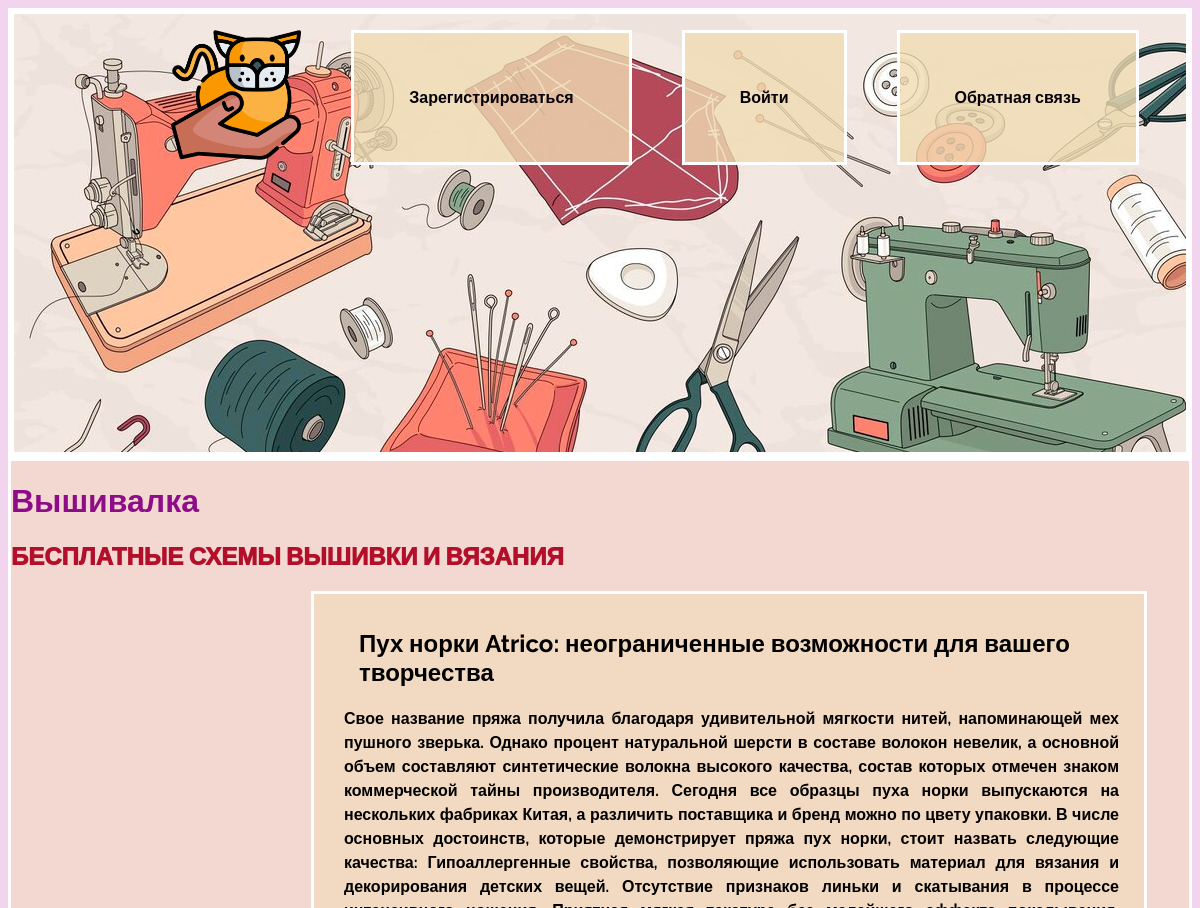
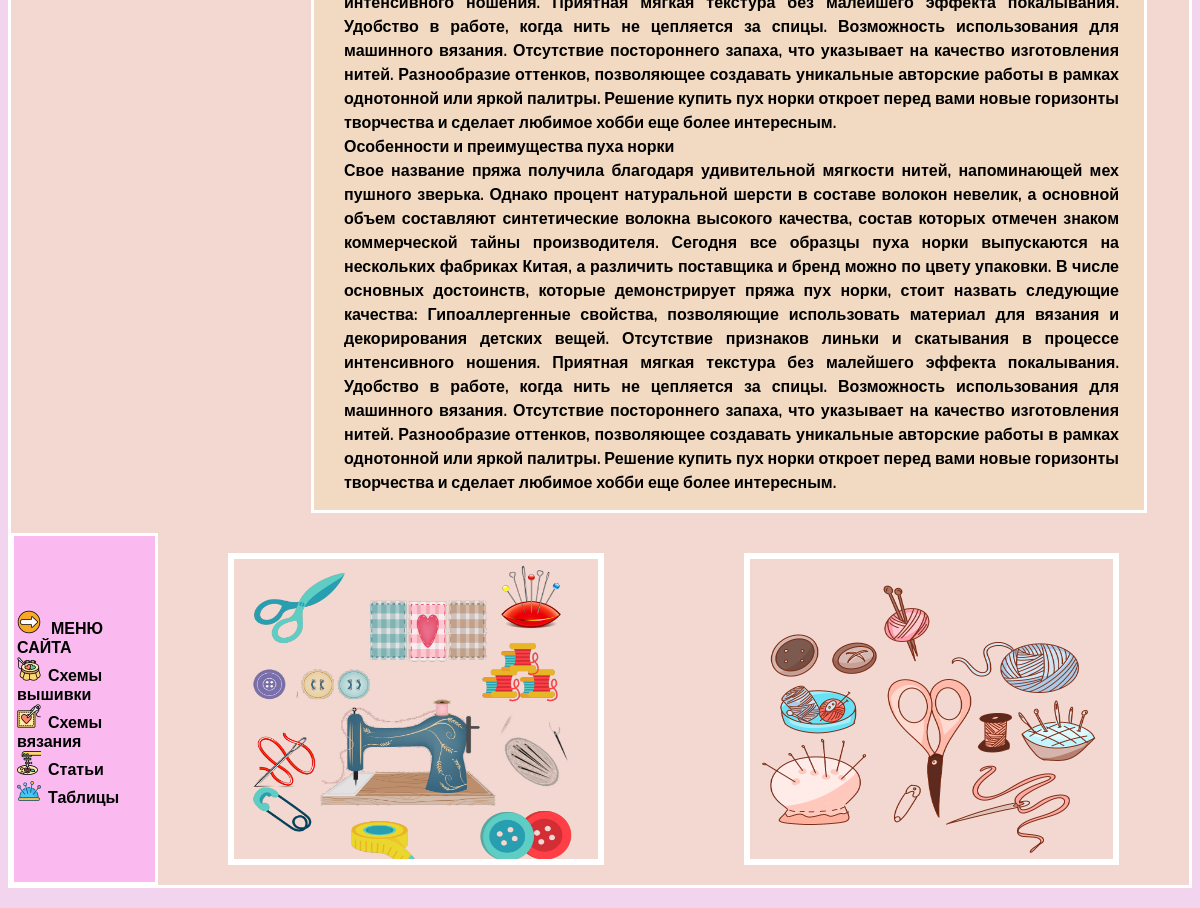
The app's page /single_article/1/ with its own data (2 pictures, top to bottom).
### main_project/models.py (models this page shows, shortened)
class Article(models.Model):
    name = models.CharField(max_length=256, verbose_name='Название')
    description = models.TextField(blank=True, verbose_name='Описание')
    category = models.ForeignKey(ProductCategory, on_delete=models.CASCADE,
                                 verbose_name='Категория')  # привязать категорию к продукту
    class Meta:
        verbose_name = "Статьи"
        verbose_name_plural = "Статьи"

### main_project/views.py (the view)
# urls.py: path('single_article/<str:pk>/', views.single_article, name='single_article'),
def single_article(request, pk):
    art = Article.objects.get(id=pk)
    return render(request, 'main_project/single_article.html', {'art': art})

### main_project/templates/main_project/single_article.html (shortened to what this page needs)
{% extends 'main_project/base.html' %}
{% load static %}
{% block content %}
<div class="shem_art">
          <h2 class="singlname">{{ art.name }}</h2>
        <div class="singleproj">
          <div class="textbetw">
            {{ art.description|striptags|linebreaksbr  }}
          </div>
            </div>     </div>
{% endblock %}

### main_project/static/css/style11.css (style rules this page uses)
body { background: rgb(243, 212, 238); font-family: 'Raleway', sans-serif; }
.singleproj { display: flex; }
.textbetw { color: #000000; font-weight: bold; text-align: justify; margin-left: 15px; margin-right: 10px; line-height: 1.5; }
.singlname { margin-left: 30px; font-weight: 1500; color: #000000; }
.shem_art { margin-left: 300px; margin-bottom: 20px; padding: 15px; border: 3px solid white; width: 800px; justify-content: center; background: rgba(241, 221, 179, 0.5); }

### records on screen
Article: name "Пух норки Atrico: неограниченные возможности для вашего творчества", description "Свое название пряжа получила благодаря удивительной мягкости нитей, напоминающей мех пушного зверька. Однако процент натуральной шерсти в составе волокон невелик, а основной объем составляют синтетические волокна высокого качества, состав которых отмечен знаком коммерческой тайны производителя. Сегодня все образцы пуха норки выпускаются на нескольких фабриках Китая, а различить поставщика и бренд можно по цвету упаковки. В числе основных достоинств, которые демонстрирует пряжа пух норки, стоит назвать следующие качества: Гипоаллергенные свойства, позволяющие использовать материал для вязания и декорирования детских вещей. Отсутствие признаков линьки и скатывания в процессе интенсивного…"
